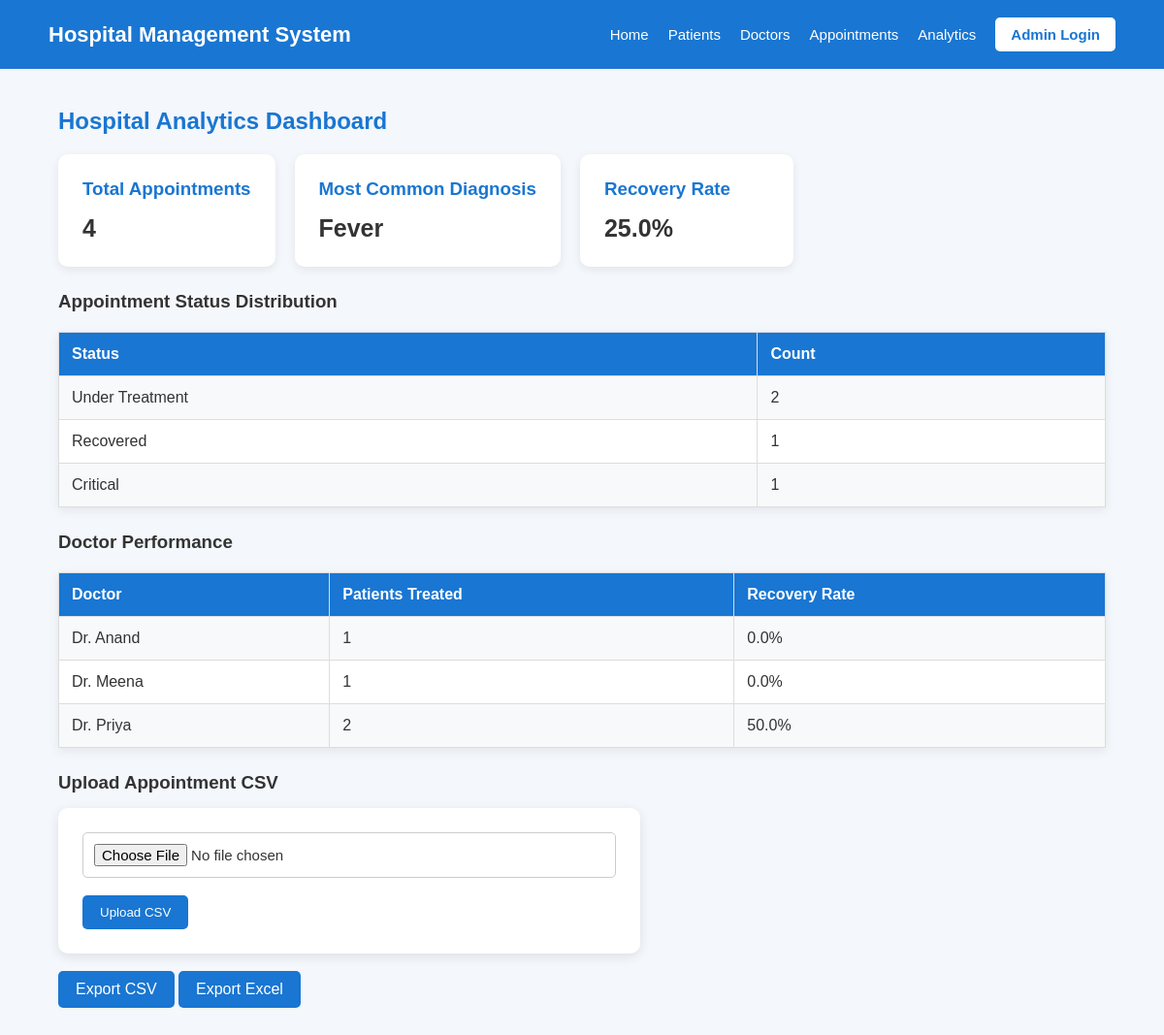
The app's page /analytics with its own data.
### models.py (models this page shows)
class Appointment(db.Model):
    __tablename__ = "appointments"
    id = db.Column(db.Integer, primary_key=True)
    patient_id = db.Column(
        db.Integer, db.ForeignKey("patients.id"), nullable=False
    )
    doctor_id = db.Column(
        db.Integer, db.ForeignKey("doctors.id"), nullable=False
    )
    date = db.Column(db.Date, nullable=False)
    diagnosis = db.Column(db.String(255), nullable=False)
    status = db.Column(db.String(50), nullable=False)
    patient = db.relationship("Patient", back_populates="appointments")
    doctor = db.relationship("Doctor", back_populates="appointments")

class Doctor(db.Model):
    __tablename__ = "doctors"
    id = db.Column(db.Integer, primary_key=True)
    name = db.Column(db.String(120), nullable=False)
    specialization = db.Column(db.String(120), nullable=False)
    appointments = db.relationship(
        "Appointment", back_populates="doctor",
        cascade="all, delete-orphan"
    )

### routes/analytics.py (the view, shortened to what this page needs)
@analytics_bp.route("/analytics", methods=["GET", "POST"])
def analytics():
    appointments = Appointment.query.all()
    data = [{
        "id": a.id,
        "date": a.date,
        "doctor": a.doctor.name,
        "diagnosis": a.diagnosis,
        "status": a.status
    } for a in appointments]
    df = pd.DataFrame(data)
    if df.empty:
        stats = {
            "total": 0,
            "common_diagnosis": "No data",
            "recovered_rate": 0,
            "statuses": {},
            "doctor_performance": []
        }
    else:
        common_diagnosis = df["diagnosis"].value_counts().idxmax()
        recovered_rate = round(
            (df["status"].eq("Recovered").mean()) * 100, 2
        )
        doctor_performance = (
            df.groupby("doctor")
            .agg(
                patients_treated=("id", "count"),
                recovery_rate=("status", lambda x:
                    round((x == "Recovered").mean() * 100, 2))
            )
            .reset_index()
            .to_dict("records")
        )
        stats = {
            "total": len(df),
            "common_diagnosis": common_diagnosis,
            "recovered_rate": recovered_rate,
            "statuses": df["status"].value_counts().to_dict(),
            "doctor_performance": doctor_performance
        }
    return render_template("analytics.html", stats=stats)

### templates/analytics.html
{% extends "base.html" %}
{% block content %}
<h2>Hospital Analytics Dashboard</h2>
<div class="cards">
<div class="card"><h3>Total Appointments</h3><p>{{ stats.total }}</p></div>
<div class="card"><h3>Most Common Diagnosis</h3><p>{{ stats.common_diagnosis }}</p></div>
<div class="card"><h3>Recovery Rate</h3><p>{{ stats.recovered_rate }}%</p></div>
</div>
<h3>Appointment Status Distribution</h3>
<table>
<tr><th>Status</th><th>Count</th></tr>
{% for status, count in stats.statuses.items() %}
<tr><td>{{ status }}</td><td>{{ count }}</td></tr>
{% endfor %}
</table>
<h3>Doctor Performance</h3>
<table>
<tr><th>Doctor</th><th>Patients Treated</th><th>Recovery Rate</th></tr>
{% for doctor in stats.doctor_performance %}
<tr>
<td>{{ doctor.doctor }}</td>
<td>{{ doctor.patients_treated }}</td>
<td>{{ doctor.recovery_rate }}%</td>
</tr>
{% endfor %}
</table>
<h3>Upload Appointment CSV</h3>
<form method="POST" enctype="multipart/form-data">
    <input type="file" name="file" accept=".csv" required>
    <button type="submit">Upload CSV</button>
</form>
<p>
<a class="button" href="/analytics/export/csv">Export CSV</a>
<a class="button" href="/analytics/export/excel">Export Excel</a>
</p>
{% endblock %}

### static/style.css (style rules this page uses)
* { margin: 0; padding: 0; box-sizing: border-box; }
body { font-family: Arial, sans-serif; background: #f4f7fb; color: #333; }
h2 { color: #1976d2; margin-bottom: 20px; }
h3 { margin-top: 25px; margin-bottom: 15px; }
form { background: white; padding: 25px; border-radius: 10px; box-shadow: 0 3px 12px rgba(0, 0, 0, 0.1); max-width: 600px; }
input, select { width: 100%; padding: 11px; border: 1px solid #ccc; border-radius: 5px; font-size: 15px; }
button, .button { display: inline-block; margin-top: 18px; padding: 10px 18px; background: #1976d2; color: white; border: none; border-radius: 5px; text-decoration: none; cursor: pointer; }
table { width: 100%; background: white; border-collapse: collapse; margin-top: 20px; box-shadow: 0 3px 10px rgba(0, 0, 0, 0.08); }
th, td { padding: 13px; border: 1px solid #ddd; text-align: left; }
th { background: #1976d2; color: white; }
tr:nth-child(even) { background: #f8f9fa; }
.cards { display: flex; gap: 20px; flex-wrap: wrap; }
.card { background: white; padding: 25px; min-width: 220px; border-radius: 10px; box-shadow: 0 3px 10px rgba(0, 0, 0, 0.08); }
.card h3 { margin-top: 0; color: #1976d2; }
.card p { font-size: 25px; font-weight: bold; }

### records on screen
Appointment: common_diagnosis "Fever", status "Critical", count "1"
Appointment: status "Under Treatment", count "2"
Appointment: status "Recovered", count "1"
Doctor: doctor "Dr. Anand", patients_treated "1", recovery_rate "0.0"
Doctor: doctor "Dr. Meena", patients_treated "1", recovery_rate "0.0"
Doctor: doctor "Dr. Priya", patients_treated "2", recovery_rate "50.0"

### other values on screen
{{ stats.total }} "4"
{{ stats.recovered_rate }} "25.0"
